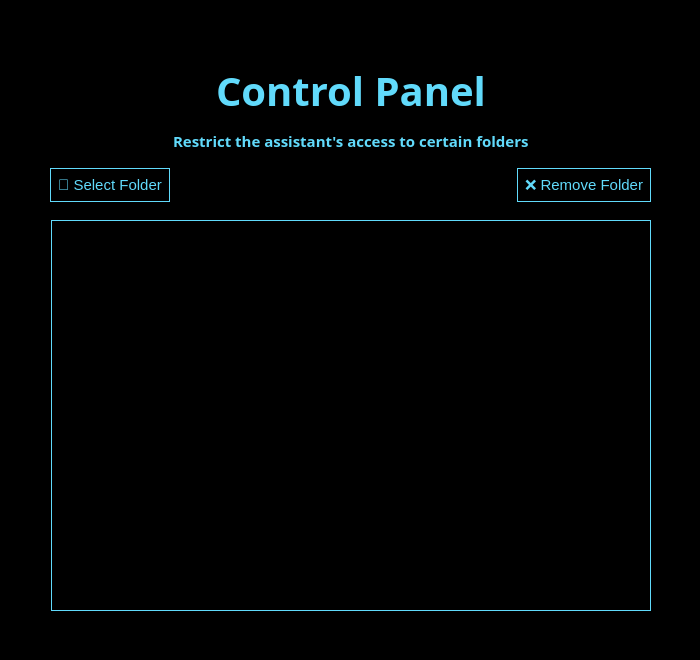
<?xml version="1.0" encoding="UTF-8"?>
<ui version="4.0">
 <class>ControlPanel</class>
 <widget class="QMainWindow" name="ControlPanel">
  <property name="geometry">
   <rect>
    <x>0</x>
    <y>0</y>
    <width>700</width>
    <height>660</height>
   </rect>
  </property>
  <property name="minimumSize">
   <size>
    <width>700</width>
    <height>660</height>
   </size>
  </property>
  <property name="maximumSize">
   <size>
    <width>700</width>
    <height>660</height>
   </size>
  </property>
  <property name="windowTitle">
   <string>Control Panel</string>
  </property>
  <property name="styleSheet">
   <string notr="true">background: #000</string>
  </property>
  <widget class="QWidget" name="centralwidget">
   <widget class="QWidget" name="horizontalLayoutWidget">
    <property name="geometry">
     <rect>
      <x>0</x>
      <y>220</y>
      <width>701</width>
      <height>391</height>
     </rect>
    </property>
    <layout class="QHBoxLayout" name="horizontalLayout">
     <item>
      <spacer name="horizontalSpacer">
       <property name="orientation">
        <enum>Qt::Orientation::Horizontal</enum>
       </property>
       <property name="sizeHint" stdset="0">
        <size>
         <width>40</width>
         <height>20</height>
        </size>
       </property>
      </spacer>
     </item>
     <item>
      <widget class="QListWidget" name="paths">
       <property name="minimumSize">
        <size>
         <width>600</width>
         <height>0</height>
        </size>
       </property>
       <property name="maximumSize">
        <size>
         <width>600</width>
         <height>16777215</height>
        </size>
       </property>
       <property name="styleSheet">
        <string notr="true">color: #61dafb; font-size: 15px; background: #000; border: 1px solid #61dafb</string>
       </property>
      </widget>
     </item>
     <item>
      <spacer name="horizontalSpacer_2">
       <property name="orientation">
        <enum>Qt::Orientation::Horizontal</enum>
       </property>
       <property name="sizeHint" stdset="0">
        <size>
         <width>40</width>
         <height>20</height>
        </size>
       </property>
      </spacer>
     </item>
    </layout>
   </widget>
   <widget class="QWidget" name="horizontalLayoutWidget_2">
    <property name="geometry">
     <rect>
      <x>0</x>
      <y>50</y>
      <width>701</width>
      <height>80</height>
     </rect>
    </property>
    <layout class="QHBoxLayout" name="horizontalLayout_2">
     <item>
      <spacer name="horizontalSpacer_3">
       <property name="orientation">
        <enum>Qt::Orientation::Horizontal</enum>
       </property>
       <property name="sizeHint" stdset="0">
        <size>
         <width>40</width>
         <height>20</height>
        </size>
       </property>
      </spacer>
     </item>
     <item>
      <widget class="QLabel" name="label">
       <property name="minimumSize">
        <size>
         <width>1</width>
         <height>1</height>
        </size>
       </property>
       <property name="baseSize">
        <size>
         <width>0</width>
         <height>0</height>
        </size>
       </property>
       <property name="font">
        <font>
         <family>Waree</family>
         <pointsize>-1</pointsize>
         <bold>true</bold>
        </font>
       </property>
       <property name="styleSheet">
        <string notr="true">color: #61dafb; font-size: 40px;</string>
       </property>
       <property name="text">
        <string>Control Panel</string>
       </property>
      </widget>
     </item>
     <item>
      <spacer name="horizontalSpacer_4">
       <property name="orientation">
        <enum>Qt::Orientation::Horizontal</enum>
       </property>
       <property name="sizeHint" stdset="0">
        <size>
         <width>40</width>
         <height>20</height>
        </size>
       </property>
      </spacer>
     </item>
    </layout>
   </widget>
   <widget class="QWidget" name="horizontalLayoutWidget_3">
    <property name="geometry">
     <rect>
      <x>0</x>
      <y>120</y>
      <width>701</width>
      <height>41</height>
     </rect>
    </property>
    <layout class="QHBoxLayout" name="horizontalLayout_3">
     <item>
      <spacer name="horizontalSpacer_5">
       <property name="orientation">
        <enum>Qt::Orientation::Horizontal</enum>
       </property>
       <property name="sizeHint" stdset="0">
        <size>
         <width>40</width>
         <height>20</height>
        </size>
       </property>
      </spacer>
     </item>
     <item>
      <widget class="QLabel" name="label_2">
       <property name="minimumSize">
        <size>
         <width>1</width>
         <height>1</height>
        </size>
       </property>
       <property name="baseSize">
        <size>
         <width>0</width>
         <height>0</height>
        </size>
       </property>
       <property name="font">
        <font>
         <family>Waree</family>
         <pointsize>-1</pointsize>
         <bold>true</bold>
        </font>
       </property>
       <property name="styleSheet">
        <string notr="true">color: #61dafb; font-size: 15px;</string>
       </property>
       <property name="text">
        <string>Restrict the assistant's access to certain folders</string>
       </property>
      </widget>
     </item>
     <item>
      <spacer name="horizontalSpacer_6">
       <property name="orientation">
        <enum>Qt::Orientation::Horizontal</enum>
       </property>
       <property name="sizeHint" stdset="0">
        <size>
         <width>40</width>
         <height>20</height>
        </size>
       </property>
      </spacer>
     </item>
    </layout>
   </widget>
   <widget class="QWidget" name="horizontalLayoutWidget_4">
    <property name="geometry">
     <rect>
      <x>50</x>
      <y>160</y>
      <width>601</width>
      <height>51</height>
     </rect>
    </property>
    <layout class="QHBoxLayout" name="horizontalLayout_4">
     <item>
      <widget class="QPushButton" name="selectFolderButton">
       <property name="styleSheet">
        <string notr="true">color: #61dafb; font-size: 15px; background: #000; border: 1px solid #61dafb; padding: 7px;</string>
       </property>
       <property name="text">
        <string>📁 Select Folder</string>
       </property>
      </widget>
     </item>
     <item>
      <spacer name="horizontalSpacer_7">
       <property name="orientation">
        <enum>Qt::Orientation::Horizontal</enum>
       </property>
       <property name="sizeHint" stdset="0">
        <size>
         <width>40</width>
         <height>20</height>
        </size>
       </property>
      </spacer>
     </item>
     <item>
      <widget class="QPushButton" name="removeFolderButton">
       <property name="styleSheet">
        <string notr="true">color: #61dafb; font-size: 15px; background: #000; border: 1px solid #61dafb; padding: 7px;</string>
       </property>
       <property name="text">
        <string>❌ Remove Folder</string>
       </property>
      </widget>
     </item>
    </layout>
   </widget>
  </widget>
  <widget class="QMenuBar" name="menubar">
   <property name="geometry">
    <rect>
     <x>0</x>
     <y>0</y>
     <width>700</width>
     <height>20</height>
    </rect>
   </property>
  </widget>
  <widget class="QStatusBar" name="statusbar"/>
 </widget>
 <resources/>
 <connections/>
</ui>
